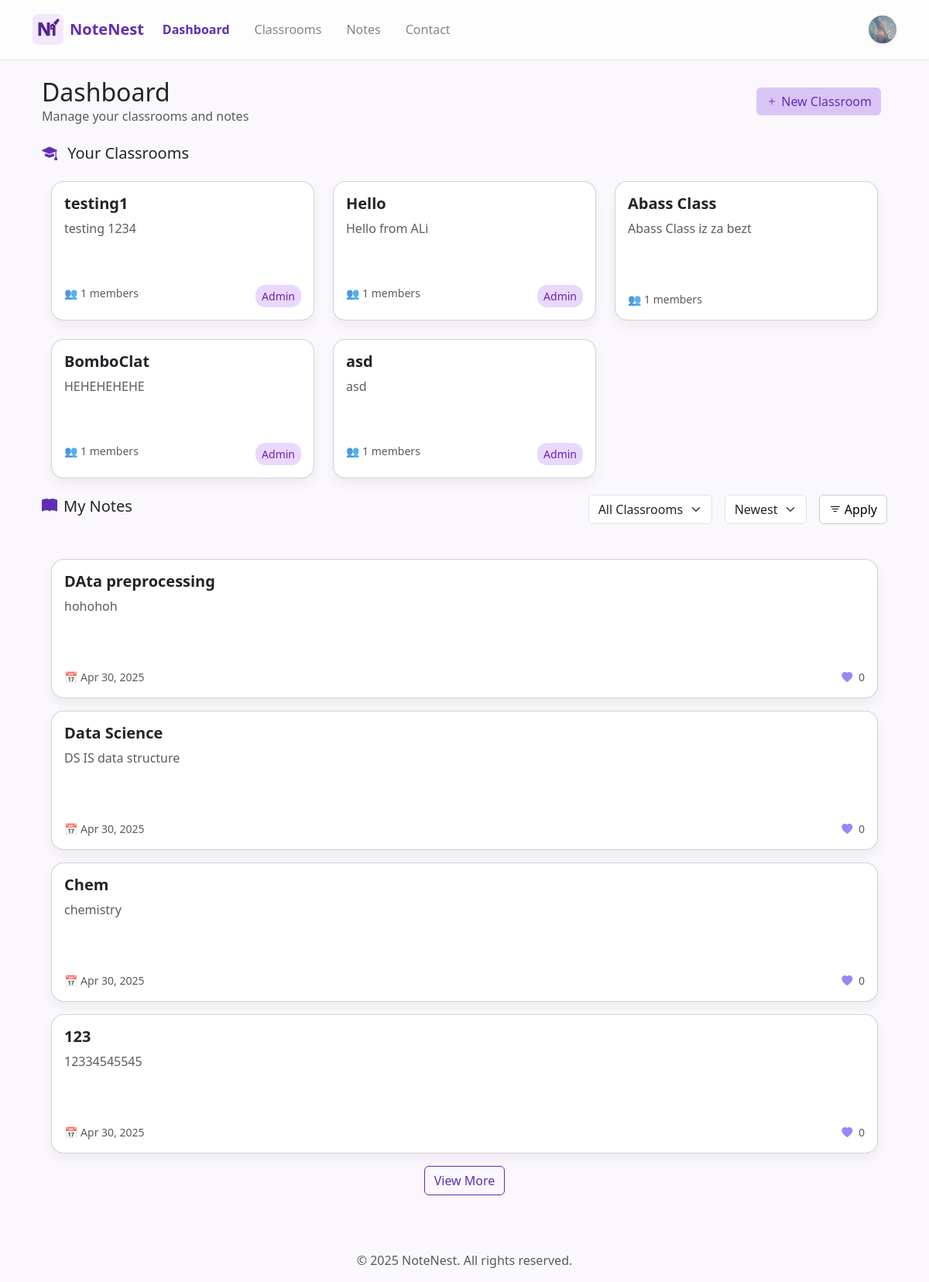
Page /views/main/dashboard.php (signed in) on the committed database.
### tables this page shows
CREATE TABLE `users` (
  `id` int(11) NOT NULL,
  `username` varchar(100) NOT NULL,
  `email` varchar(255) NOT NULL,
  `password` varchar(255) NOT NULL,
  `created_at` timestamp NOT NULL DEFAULT current_timestamp(),
  `profile_image` varchar(255) DEFAULT NULL
);

CREATE TABLE `classrooms` (
  `classroom_id` int(11) NOT NULL,
  `name` varchar(255) NOT NULL,
  `creator_id` int(11) NOT NULL,
  `invite_code` varchar(10) NOT NULL,
  `created_at` datetime DEFAULT current_timestamp(),
  `members` int(11) DEFAULT 1,
  `description` text DEFAULT NULL,
  `visibility` enum('public','private') NOT NULL DEFAULT 'public'
);

CREATE TABLE `classroom_notes` (
  `note_id` int(11) NOT NULL,
  `subject_id` int(11) NOT NULL,
  `title` varchar(255) NOT NULL,
  `content` text NOT NULL,
  `uploader_user_id` int(11) NOT NULL,
  `upload_date` datetime DEFAULT current_timestamp(),
  `likes` int(11) DEFAULT 0,
  `bookmarkes` int(11) DEFAULT 0,
  `visibility` enum('public','private') NOT NULL DEFAULT 'public',
  `attachment` varchar(500) DEFAULT NULL
);

### core/database.php (called while the page is built)
<?php
class Database
{
    private static $pdo = null;
    public static function getConnection()
    {
        if (self::$pdo === null) {
            $dsn = 'mysql:host=localhost;dbname=notenestdb';
            $username = 'root';
            $password = '';
            try {
                self::$pdo = new PDO($dsn, $username, $password);
                self::$pdo->setAttribute(PDO::ATTR_ERRMODE, PDO::ERRMODE_EXCEPTION);
            } catch (PDOException $e) {
                die("Database connection failed :( " . $e->getMessage());
            }
        }
        return self::$pdo;
    }
}

### controllers/ProfileController.php (called while the page is built, shortened)
<?php
require_once __DIR__ . '/../config/init.php';
require_once __DIR__ . '/../models/User.php';
class ProfileController {
    private $userModel;
    private $userId;
    public function __construct($userId) {
        $this->pdo = Database::getConnection();
        $this->userModel = new User($this->pdo);
        $this->userId = intval($userId);
    }
    public function getUserData() {
        return $this->userModel->getById($this->userId);
    }
}

### models/User.php (called while the page is built, shortened)
<?php
class User {
    private $pdo;
    public function __construct($pdo) {
        $this->pdo = $pdo;
    }
    public function getById($id) {
        $stmt = $this->pdo->prepare("SELECT * FROM users WHERE id = ?");
        $stmt->execute([$id]);
        return $stmt->fetch(PDO::FETCH_ASSOC);
    }
}

### controllers/DashboardController.php (called while the page is built, shortened)
<?php
require_once __DIR__ . '/../config/init.php';
require_once __DIR__ . '/../models/Classroom.php';
require_once __DIR__ . '/../models/Note.php';
class DashboardController
{
    private $classroomModel;
    private $noteModel;
    public function __construct()
    {
        $this->pdo = Database::getConnection();
        $this->classroomModel = new Classroom($this->pdo);
        $this->noteModel = new Note($this->pdo);
    }
    public function getDashboardData()
    {
        $user_id = $_SESSION['user_id'];
        $classroom_filter_raw = $_GET['classroom_id'] ?? null;
        $classroom_filter = ($classroom_filter_raw && $classroom_filter_raw !== 'all')
            ? htmlspecialchars(trim($classroom_filter_raw))
            : null;
        $sort_raw = $_GET['sort'] ?? '';
        $sort_order = ($sort_raw === 'oldest') ? 'ASC' : 'DESC';
        $classrooms = $this->classroomModel->getClassroomsByUserId($user_id);
        $notes = $this->noteModel->getNotesByUserId($user_id, $classroom_filter, $sort_order);
        return [
            'classrooms' => $classrooms,
            'notes' => $notes,
            'user_id' => $user_id
        ];
    }
}

### models/Classroom.php (called while the page is built, shortened)
<?php
class Classroom {
    private $pdo;
    public function __construct($pdo) {
        $this->pdo = $pdo;
    }
    public function getClassroomsByUserId($user_id) {
        $stmt = $this->pdo->prepare("SELECT c.* FROM classrooms c
                                    JOIN classroom_members cm ON c.classroom_id = cm.classroom_id
                                    WHERE cm.user_id = ?");
        $stmt->execute([$user_id]);
        return $stmt->fetchAll(PDO::FETCH_ASSOC);
    }
}

### models/Note.php (called while the page is built, shortened)
<?php
class Note
{
    private $pdo;
    public function __construct($pdo)
    {
        $this->pdo = $pdo;
    }
    public function getNotesByUserId($user_id, $classroom_filter = null, $sort_order = 'DESC')
    {
        $query = "SELECT cn.* FROM classroom_notes cn
                  JOIN classroom_subjects cs ON cn.subject_id = cs.subject_id
                  WHERE cn.uploader_user_id = ?";
        $params = [$user_id];
        $query .= " ORDER BY cn.upload_date $sort_order";
        $stmt = $this->pdo->prepare($query);
        $stmt->execute($params);
        return $stmt->fetchAll(PDO::FETCH_ASSOC);
    }
}

### views/main/dashboard.php (the view, shortened to what this page needs)
<?php
require_once __DIR__ . '/../../controllers/DashboardController.php';
$controller = new DashboardController();
$data = $controller->getDashboardData();
$classrooms = $data['classrooms'];
$notes = $data['notes'];
?>
<!DOCTYPE html>
<html lang="en">
<head>
    <link href="https://cdn.jsdelivr.net/npm/bootstrap@5.3.2/dist/css/bootstrap.min.css" rel="stylesheet">
    <link href="https://cdn.jsdelivr.net/npm/bootstrap-icons@1.10.5/font/bootstrap-icons.css" rel="stylesheet">
    <link rel="stylesheet" href="../../public/assets/css/main.css">
    <link rel="stylesheet" href="../../public/assets/css/navbar.css">
    <link rel="stylesheet" href="../../public/assets/css/notes.css">
    <link rel="stylesheet" href="../../public/assets/css/dashboard.css">
    <link rel="stylesheet" href="../../public/assets/css/classroom.css">
    <link rel="stylesheet" href="../../public/assets/css/filter_notes.css">
</head>
<body>
    <?php include '../partials/navbar.php'; ?>
    <div class="main-content p-4 w-100 container">
        <div class="d-flex justify-content-between align-items-center flex-wrap mb-2">
            <div>
                <h2 class="mb-0">Dashboard</h2>
                <p class="text-muted mb-0">Manage your classrooms and notes</p>
            </div>
            <div class="mt-2 mt-md-0">
                <a href="#" class="btn new-classroom-btn me-2" data-bs-toggle="modal" data-bs-target="#createClassroomModal">
                    <i class="bi bi-plus"></i> New Classroom
                </a>
            </div>
        </div>
        <h5 class="mt-4">
            <i class="bi bi-mortarboard-fill purple-icon me-2"></i> Your Classrooms
        </h5>
        <div class="container mt-4">
            <div class="row row-cols-1 row-cols-md-3 g-4">
                <?php foreach ($classrooms as $classroom): ?>
                    <div class="col-md-6 col-lg-4 d-flex">
                        <a href="../pages/subjects.php?classroom_id=<?= $classroom['classroom_id'] ?>" class="text-decoration-none text-dark w-100">
                            <div class="card card-custom p-3 flex-fill position-relative">
                                <h5 class="fw-semibold"><?= htmlspecialchars($classroom['name']) ?></h5>
                                <p class="text-muted"><?= htmlspecialchars($classroom['description']) ?></p>
                                <div class="d-flex justify-content-between text-muted small mt-auto">
                                    <span>👥 <?= $classroom['members'] ?> members</span>
                                    <?php if ($user_id == $classroom['creator_id']): ?>
                                        <span class="admin-badge">Admin</span>
                                    <?php endif; ?>
                                </div>
                                <span class="stretched-link"></span>
                            </div>
                        </a>
                    </div>
                <?php endforeach; ?>
            </div>
        </div>
        <div class="d-flex justify-content-between align-items-center flex-wrap mb-2">
            <div class="text-center my-4">
                <h5 class="d-inline-flex align-items-center justify-content-center">
                    <i class="bi bi-book-fill purple-icon me-2"></i> My Notes
                </h5>
            </div>
            <form method="GET" class="d-flex flex-wrap justify-content-center align-items-center gap-3">
                <div>
                    <select name="classroom_id" id="classroomFilter" class="form-select d-inline-block w-auto ">
                        <option value="all" <?= !isset($_GET['classroom_id']) || $_GET['classroom_id'] === 'all' ? 'selected' : '' ?>>All Classrooms</option>
                    </select>
                </div>
                <div>
                    <select name="sort" id="sortOrder" class="form-select d-inline-block w-auto">
                        <option value="newest" <?= (!isset($_GET['sort']) || $_GET['sort'] === 'newest') ? 'selected' : '' ?>>Newest</option>
                    </select>
                </div>
                <div>
                    <button type="submit" class="btn custom-style">
                        <i class="bi bi-filter"></i> Apply
                    </button>
                </div>
            </form>
        </div>
        <?php include '../partials/notes.php'; ?>
    </div>
    <?php include '../partials/footer.php'; ?>

### views/partials/navbar.php (shortened to what this page needs)
<?php
require_once __DIR__ .'/../../config/init.php';
require_once __DIR__ .'/../../controllers/ProfileController.php';
if (isset($_SESSION['user_id'])) {
  $user_id = $_SESSION['user_id'];
  $controller = new ProfileController($user_id);
  $user = $controller->getUserData();
  $profile_picture = '../../public/uploads/profile_pictures/' . $user['profile_image'];
}
$currentPage = basename($_SERVER['PHP_SELF']);
?>
<nav class="navbar navbar-expand-lg">
  <div class="container ">
    <a class="navbar-brand" href="../main/home.php">
      <img src="../../public/assets/images/logo.png" alt="NoteNest Logo">
      NoteNest
    </a>
    <div class="collapse navbar-collapse" id="navbarNavAltMarkup">
      <div class="navbar-nav">
        <a class="nav-link <?= ($currentPage === 'dashboard.php') ? 'active text-primary' : '' ?>" href="../main/dashboard.php">Dashboard</a>
        <a class="nav-link <?= ($currentPage === 'classrooms.php') ? 'active text-primary' : '' ?>" href="../pages/classrooms.php">Classrooms</a>
        <a class="nav-link <?= ($currentPage === 'notes.php') ? 'active text-primary' : '' ?>" href="../notes/notes.php">Notes</a>
        <a class="nav-link <?= ($currentPage === 'contact.php') ? 'active text-primary' : '' ?>" href="../pages/contact.php">Contact</a>
      </div>
      <div class="auth-links ms-auto">
        <?php if (!isset($_SESSION['user_id'])): ?>
          <a href="../auth/login.php"><button class="btn-login">Log in</button></a>
          <a href="../auth/signup.php"><button class="btn-signup">Sign up</button></a>
        <?php else: ?>
          <div class="dropdown position-relative">
            <a href="#" class="d-flex align-items-center text-decoration-none dropdown-toggle" data-bs-toggle="dropdown" aria-expanded="false">
              <img src="<?php echo htmlspecialchars($profile_picture); ?>" alt="Profile Picture" width="36" height="36" class="rounded-circle shadow-sm">
            </a>
          </div>
        <?php endif; ?>
      </div>
    </div>
  </div>
</nav>

### views/partials/notes.php (shortened to what this page needs)
<div id="notes-container" class="container mt-4">
    <?php foreach ($notes as $index => $note): ?>
        <a href="../notes/single.php?note_id=<?= $note["note_id"] ?>" class="text-decoration-none text-reset">
            <div class="col-12 mb-3 note-card <?= $index >= 4 ? 'd-none extra-note' : '' ?>">
                <div class="card card-custom p-3 d-flex flex-column position-relative w-100">
                    <h5 class="fw-semibold mb-2"><?= htmlspecialchars($note['title']) ?></h5>
                    <p class="text-muted mb-3"><?= htmlspecialchars(mb_strimwidth($note['content'], 0, 60, '...')) ?></p>
                    <div class="mt-auto d-flex justify-content-between align-items-center text-muted small">
                        <span>📅 <?= date('M d, Y', strtotime($note['upload_date'])) ?></span>
                        <span><i class="bi bi-heart-fill like-heart me-1 purple-icon"></i> <?= $note['likes'] ?? 0 ?> </span>
                    </div>
                </div>
            </div>
        </a>
    <?php endforeach; ?>
    <?php if (count($notes) > 4): ?>
        <div class="text-center mt-3">
            <button class="btn veiw-more-btn" id="toggle-notes-btn">View More</button>
        </div>
    <?php endif; ?>
</div>

### views/partials/footer.php (shortened to what this page needs)
<footer class="text-center mt-5 mb-3 text-muted">
    &copy; <?= date("Y") ?> NoteNest. All rights reserved.
</footer>
</body>
</html>

### public/assets/css/main.css (style rules this page uses)
:root { --primary-color: #5f2eb5; --secondary-color: #d9c5f5; --primary-color-dark: #4a2191; }
.purple-icon { color: var(--primary-color); }

### public/assets/css/navbar.css (style rules this page uses)
body { background-color: #FAF8FD; font-family: 'Segoe UI', sans-serif; }
.navbar { background-color: #fdfdfd; padding: 0.8rem 1rem; box-shadow: 0 1px 6px rgba(0, 0, 0, 0.05); }
.navbar-brand { font-weight: bold; color: var(--primary-color); display: flex; align-items: center; }
.navbar-brand img { height: 40px; margin-right: 8px; border-radius: 8px; }
.nav-link { color: #858585; margin-right: 1rem; font-weight: 500; }
.auth-links { margin-left: auto; display: flex; gap: 0.8rem; }
.dropdown-toggle::after { display: none !important; }
.nav-link.active { color: var(--primary-color) !important; font-weight: bold; }
.dropdown { position: relative !important; }
.dropdown.position-relative { position: relative; }

### public/assets/css/notes.css (style rules this page uses)
.like-heart { color: #9B87F5; margin-top: 25%; }
.veiw-more-btn { color: var(--primary-color); border: var(--primary-color) 1px solid; transition: all 0.3s ease; }
.card-custom { flex: 1 1 auto; display: flex; flex-direction: column; justify-content: space-between; height: 180px; border-radius: 1rem; box-shadow: 0 0.5rem 1rem rgba(0, 0, 0, 0.05); padding: 2rem; transition: 0.2s ease; }

### public/assets/css/dashboard.css (style rules this page uses)
.new-classroom-btn { background-color: var(--secondary-color); color: var(--primary-color); border: none; }

### public/assets/css/classroom.css (style rules this page uses)
.card-custom { flex: 1 1 auto; display: flex; flex-direction: column; justify-content: space-between; height: 180px; border-radius: 1rem; box-shadow: 0 0.5rem 1rem rgba(0,0,0,0.05); padding: 2rem; transition: 0.2s ease; }
.admin-badge { background-color: #e9d8fd; color: #6b21a8; padding: 0.25rem 0.5rem; border-radius: 0.8rem; font-size: 0.875rem; }
.card-custom .stretched-link { position: absolute; top: 0; left: 0; bottom: 0; right: 0; z-index: 1; }

### public/assets/css/filter_notes.css (style rules this page uses)
.custom-style { background-color: white; color: black; border: 1px solid #ccc; transition: background-color 0.3s ease, color 0.3s ease; }

### rows in the picture
users: profile_image (picture)
classrooms: name "testing1", description "testing 1234", members "1", shows "Admin"
classrooms: name "Hello", description "Hello from ALi", members "1", shows "Admin"
classrooms: name "Abass Class", description "Abass Class iz za bezt", members "1"
classrooms: name "BomboClat", description "HEHEHEHEHE", members "1", shows "Admin"
classrooms: name "asd", description "asd", members "1", shows "Admin"
classroom_notes: title "DAta preprocessing", content "hohohoh", upload_date "Apr 30, 2025", likes "0"
classroom_notes: title "Data Science", content "DS IS data structure", upload_date "Apr 30, 2025", likes "0"
classroom_notes: title "Chem", content "chemistry", upload_date "Apr 30, 2025", likes "0"
classroom_notes: title "123", content "12334545545", upload_date "Apr 30, 2025", likes "0"
